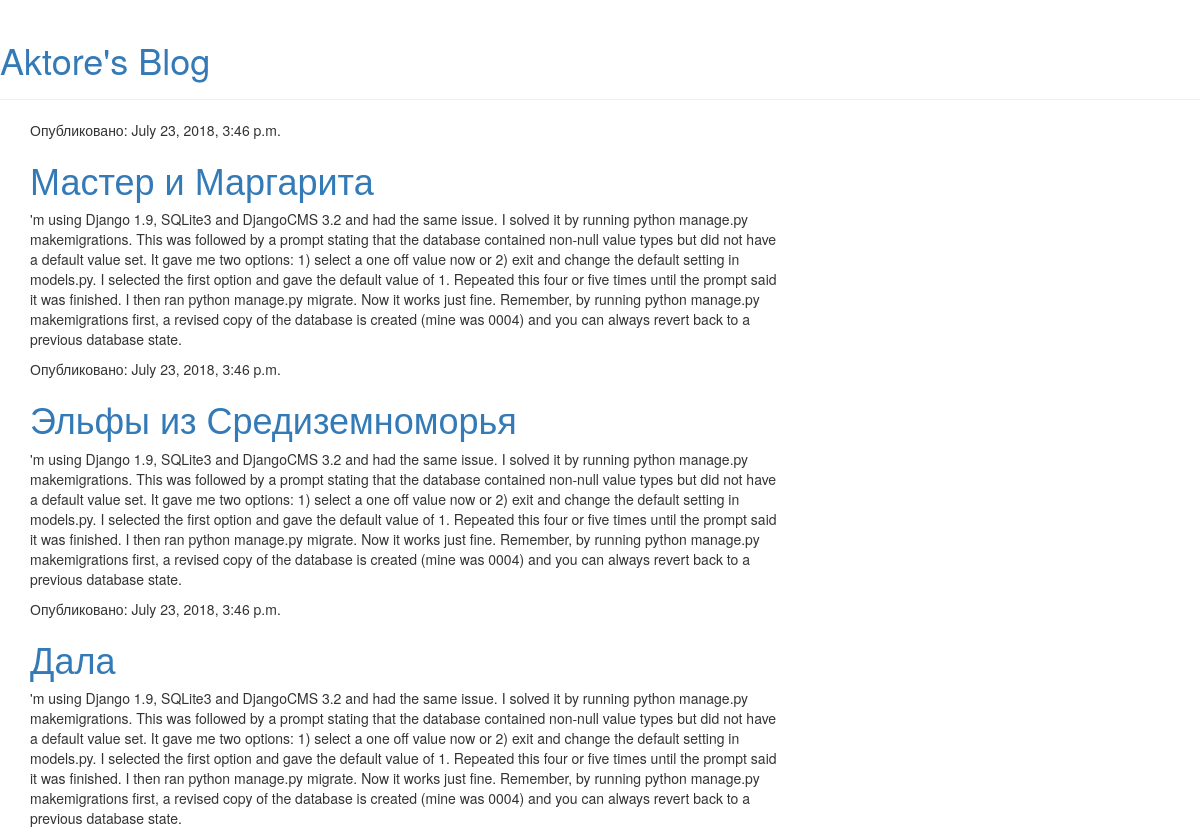
Before: / with the older database file.
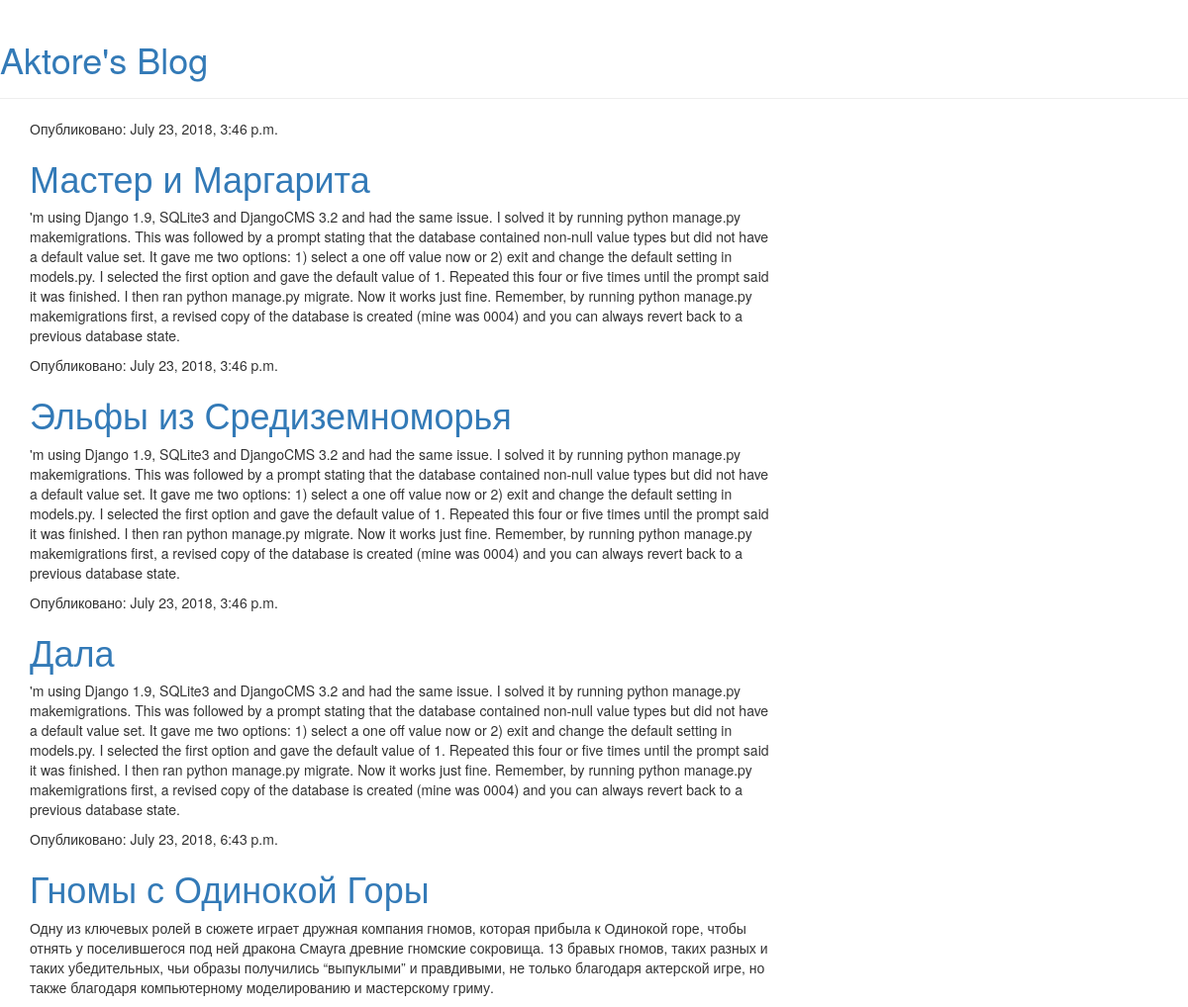
After: the same page with the newer database file.
### blog/models.py (models this page shows, shortened)
class Post(models.Model):
    auth = models.ForeignKey('auth.User',on_delete=models.CASCADE)
    title = models.CharField(max_length=200)
    text = models.TextField()
    created_date = models.DateTimeField(default=timezone.now)
    published_date = models.DateTimeField(blank=True, null=True)

### blog/views.py (the view)
# urls.py: url(r'^$', views.post_list, name='post_list'),
def post_list(request):
    posts = Post.objects.filter(published_date__lte=timezone.now()).order_by('published_date')
    return render(request, 'blog/post_list.html', {'posts': posts})

### blog/templates/blog/post_list.html
{% extends 'blog/base.html' %}
  {% block content %}
    {% for post in posts %}
        <div class="post">
            <div class="date">
                <p>Опубликовано: {{ post.published_date }}</p>
            </div>
            <h1><a href="{% url 'post_detail' pk=post.pk %}">{{ post.title }}</a></h1>
            <p>{{ post.text|linebreaksbr }}</p>
        </div>
    {% endfor %}
    {% endblock %}

Changed rows visible on the page:
added Post: published_date "July 23, 2018, 6:43 p.m.", title "Гномы с Одинокой Горы", text "Одну из ключевых ролей в сюжете играет дружная компания гномов, которая прибыла к Одинокой горе, чтобы отнять у поселившегося под ней дракона Смауга древние гномские сокровища. 13 бравых гномов, таких разных и таких убедительных, чьи образы получились “выпуклыми” и правдивыми, не только благодаря актерской игре, но также благодаря компьютерному моделированию и мастерскому гриму."
